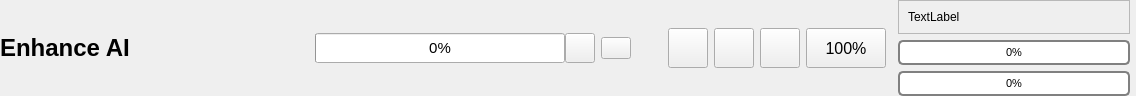
     <widget class="QFrame" name="toolbar">
      <property name="sizePolicy">
       <sizepolicy hsizetype="Expanding" vsizetype="Preferred">
        <horstretch>0</horstretch>
        <verstretch>0</verstretch>
       </sizepolicy>
      </property>
      <property name="maximumSize">
       <size>
        <width>16777215</width>
        <height>40</height>
       </size>
      </property>
      <property name="frameShape">
       <enum>QFrame::NoFrame</enum>
      </property>
      <property name="frameShadow">
       <enum>QFrame::Plain</enum>
      </property>
      <property name="lineWidth">
       <number>0</number>
      </property>
      <layout class="QGridLayout" name="gridLayout">
       <property name="leftMargin">
        <number>0</number>
       </property>
       <property name="topMargin">
        <number>0</number>
       </property>
       <property name="rightMargin">
        <number>6</number>
       </property>
       <property name="bottomMargin">
        <number>0</number>
       </property>
       <property name="horizontalSpacing">
        <number>0</number>
       </property>
       <item row="0" column="1" alignment="Qt::AlignRight">
        <widget class="QFrame" name="frame_3">
         <property name="sizePolicy">
          <sizepolicy hsizetype="Expanding" vsizetype="Preferred">
           <horstretch>0</horstretch>
           <verstretch>0</verstretch>
          </sizepolicy>
         </property>
         <property name="frameShape">
          <enum>QFrame::NoFrame</enum>
         </property>
         <property name="frameShadow">
          <enum>QFrame::Raised</enum>
         </property>
         <layout class="QHBoxLayout" name="horizontalLayout_10">
          <property name="leftMargin">
           <number>0</number>
          </property>
          <property name="topMargin">
           <number>0</number>
          </property>
          <property name="rightMargin">
           <number>0</number>
          </property>
          <property name="bottomMargin">
           <number>0</number>
          </property>
          <item>
           <widget class="QFrame" name="frame_progressBar">
            <property name="sizePolicy">
             <sizepolicy hsizetype="Expanding" vsizetype="Preferred">
              <horstretch>0</horstretch>
              <verstretch>0</verstretch>
             </sizepolicy>
            </property>
            <property name="minimumSize">
             <size>
              <width>0</width>
              <height>16</height>
             </size>
            </property>
            <property name="frameShape">
             <enum>QFrame::NoFrame</enum>
            </property>
            <property name="frameShadow">
             <enum>QFrame::Raised</enum>
            </property>
            <layout class="QHBoxLayout" name="horizontalLayout_11">
             <property name="spacing">
              <number>6</number>
             </property>
             <property name="leftMargin">
              <number>0</number>
             </property>
             <property name="topMargin">
              <number>0</number>
             </property>
             <property name="rightMargin">
              <number>0</number>
             </property>
             <property name="bottomMargin">
              <number>0</number>
             </property>
             <item>
              <widget class="QLabel" name="label_progressBar">
               <property name="font">
                <font>
                 <pointsize>12</pointsize>
                </font>
               </property>
               <property name="text">
                <string/>
               </property>
              </widget>
             </item>
             <item>
              <widget class="QFrame" name="frame_9">
               <property name="minimumSize">
                <size>
                 <width>280</width>
                 <height>0</height>
                </size>
               </property>
               <property name="maximumSize">
                <size>
                 <width>280</width>
                 <height>16777215</height>
                </size>
               </property>
               <property name="frameShape">
                <enum>QFrame::NoFrame</enum>
               </property>
               <property name="frameShadow">
                <enum>QFrame::Raised</enum>
               </property>
               <layout class="QHBoxLayout" name="horizontalLayout_17">
                <property name="spacing">
                 <number>0</number>
                </property>
                <property name="leftMargin">
                 <number>0</number>
                </property>
                <property name="topMargin">
                 <number>0</number>
                </property>
                <property name="rightMargin">
                 <number>0</number>
                </property>
                <property name="bottomMargin">
                 <number>0</number>
                </property>
                <item>
                 <widget class="QProgressBar" name="progressBar">
                  <property name="minimumSize">
                   <size>
                    <width>250</width>
                    <height>30</height>
                   </size>
                  </property>
                  <property name="maximumSize">
                   <size>
                    <width>250</width>
                    <height>16777215</height>
                   </size>
                  </property>
                  <property name="font">
                   <font>
                    <pointsize>11</pointsize>
                   </font>
                  </property>
                  <property name="value">
                   <number>0</number>
                  </property>
                 </widget>
                </item>
                <item>
                 <widget class="QPushButton" name="pushButton_taskQueue">
                  <property name="minimumSize">
                   <size>
                    <width>30</width>
                    <height>30</height>
                   </size>
                  </property>
                  <property name="maximumSize">
                   <size>
                    <width>30</width>
                    <height>30</height>
                   </size>
                  </property>
                  <property name="text">
                   <string/>
                  </property>
                  <property name="icon">
                   <iconset resource="icons.qrc">
                    <normaloff>:/icons32/chevron-down.svg</normaloff>:/icons32/chevron-down.svg</iconset>
                  </property>
                  <property name="iconSize">
                   <size>
                    <width>32</width>
                    <height>32</height>
                   </size>
                  </property>
                 </widget>
                </item>
               </layout>
              </widget>
             </item>
             <item>
              <widget class="QPushButton" name="pushButton_cancelOp">
               <property name="minimumSize">
                <size>
                 <width>30</width>
                 <height>0</height>
                </size>
               </property>
               <property name="maximumSize">
                <size>
                 <width>30</width>
                 <height>16777215</height>
                </size>
               </property>
               <property name="font">
                <font>
                 <pointsize>9</pointsize>
                </font>
               </property>
               <property name="text">
                <string/>
               </property>
               <property name="icon">
                <iconset resource="icons.qrc">
                 <normaloff>:/icons32/x.svg</normaloff>:/icons32/x.svg</iconset>
               </property>
               <property name="iconSize">
                <size>
                 <width>24</width>
                 <height>24</height>
                </size>
               </property>
              </widget>
             </item>
            </layout>
           </widget>
          </item>
          <item>
           <widget class="QFrame" name="frame_2">
            <property name="minimumSize">
             <size>
              <width>25</width>
              <height>0</height>
             </size>
            </property>
            <property name="frameShape">
             <enum>QFrame::NoFrame</enum>
            </property>
            <property name="frameShadow">
             <enum>QFrame::Raised</enum>
            </property>
           </widget>
          </item>
          <item>
           <widget class="QPushButton" name="pushButton_single">
            <property name="minimumSize">
             <size>
              <width>40</width>
              <height>40</height>
             </size>
            </property>
            <property name="text">
             <string/>
            </property>
            <property name="icon">
             <iconset resource="icons.qrc">
              <normaloff>:/icons32/square.svg</normaloff>:/icons32/square.svg</iconset>
            </property>
            <property name="iconSize">
             <size>
              <width>24</width>
              <height>24</height>
             </size>
            </property>
           </widget>
          </item>
          <item>
           <widget class="QPushButton" name="pushButton_split">
            <property name="minimumSize">
             <size>
              <width>40</width>
              <height>40</height>
             </size>
            </property>
            <property name="text">
             <string/>
            </property>
            <property name="icon">
             <iconset resource="icons.qrc">
              <normaloff>:/icons32/columns.svg</normaloff>:/icons32/columns.svg</iconset>
            </property>
            <property name="iconSize">
             <size>
              <width>24</width>
              <height>24</height>
             </size>
            </property>
           </widget>
          </item>
          <item>
           <widget class="QPushButton" name="pushButton_quad">
            <property name="minimumSize">
             <size>
              <width>40</width>
              <height>40</height>
             </size>
            </property>
            <property name="text">
             <string/>
            </property>
            <property name="icon">
             <iconset resource="icons.qrc">
              <normaloff>:/icons32/grid.svg</normaloff>:/icons32/grid.svg</iconset>
            </property>
            <property name="iconSize">
             <size>
              <width>24</width>
              <height>24</height>
             </size>
            </property>
           </widget>
          </item>
          <item>
           <widget class="QPushButton" name="pushButton_zoom">
            <property name="minimumSize">
             <size>
              <width>0</width>
              <height>40</height>
             </size>
            </property>
            <property name="font">
             <font>
              <pointsize>12</pointsize>
             </font>
            </property>
            <property name="text">
             <string>100%</string>
            </property>
            <property name="icon">
             <iconset resource="icons.qrc">
              <normaloff>:/icons32/zoom-in.svg</normaloff>:/icons32/zoom-in.svg</iconset>
            </property>
            <property name="iconSize">
             <size>
              <width>24</width>
              <height>24</height>
             </size>
            </property>
           </widget>
          </item>
         </layout>
        </widget>
       </item>
       <item row="0" column="3">
        <widget class="QFrame" name="frame_4">
         <property name="minimumSize">
          <size>
           <width>244</width>
           <height>0</height>
          </size>
         </property>
         <property name="maximumSize">
          <size>
           <width>244</width>
           <height>16777215</height>
          </size>
         </property>
         <property name="frameShape">
          <enum>QFrame::NoFrame</enum>
         </property>
         <property name="frameShadow">
          <enum>QFrame::Plain</enum>
         </property>
         <layout class="QVBoxLayout" name="verticalLayout_14">
          <property name="spacing">
           <number>6</number>
          </property>
          <property name="leftMargin">
           <number>12</number>
          </property>
          <property name="topMargin">
           <number>0</number>
          </property>
          <property name="rightMargin">
           <number>0</number>
          </property>
          <property name="bottomMargin">
           <number>0</number>
          </property>
          <item>
           <widget class="QFrame" name="frame_gpu">
            <property name="styleSheet">
             <string notr="true"/>
            </property>
            <property name="frameShape">
             <enum>QFrame::NoFrame</enum>
            </property>
            <property name="frameShadow">
             <enum>QFrame::Raised</enum>
            </property>
            <layout class="QVBoxLayout" name="verticalLayout_15">
             <property name="leftMargin">
              <number>0</number>
             </property>
             <property name="topMargin">
              <number>0</number>
             </property>
             <property name="rightMargin">
              <number>0</number>
             </property>
             <property name="bottomMargin">
              <number>0</number>
             </property>
             <item>
              <widget class="QFrame" name="frame_gpu_label">
               <property name="minimumSize">
                <size>
                 <width>0</width>
                 <height>0</height>
                </size>
               </property>
               <property name="frameShape">
                <enum>QFrame::StyledPanel</enum>
               </property>
               <property name="frameShadow">
                <enum>QFrame::Raised</enum>
               </property>
               <layout class="QVBoxLayout" name="verticalLayout_7">
                <item>
                 <widget class="QLabel" name="label_gpu">
                  <property name="text">
                   <string>TextLabel</string>
                  </property>
                 </widget>
                </item>
               </layout>
              </widget>
             </item>
             <item>
              <widget class="QFrame" name="frame_gpu_util">
               <property name="frameShape">
                <enum>QFrame::NoFrame</enum>
               </property>
               <property name="frameShadow">
                <enum>QFrame::Raised</enum>
               </property>
               <layout class="QHBoxLayout" name="horizontalLayout_19">
                <property name="leftMargin">
                 <number>0</number>
                </property>
                <property name="topMargin">
                 <number>0</number>
                </property>
                <property name="rightMargin">
                 <number>0</number>
                </property>
                <property name="bottomMargin">
                 <number>0</number>
                </property>
                <item>
                 <widget class="QProgressBar" name="progressBar_gpu_util">
                  <property name="font">
                   <font>
                    <pointsize>8</pointsize>
                   </font>
                  </property>
                  <property name="styleSheet">
                   <string notr="true">QProgressBar {
            border: 2px solid grey;
            border-radius: 5px;
        }

        QProgressBar::chunk {
            background-color: green;
            width: 20px;
        }</string>
                  </property>
                  <property name="value">
                   <number>0</number>
                  </property>
                  <property name="alignment">
                   <set>Qt::AlignCenter</set>
                  </property>
                  <property name="textVisible">
                   <bool>true</bool>
                  </property>
                  <property name="invertedAppearance">
                   <bool>false</bool>
                  </property>
                  <property name="textDirection">
                   <enum>QProgressBar::TopToBottom</enum>
                  </property>
                 </widget>
                </item>
               </layout>
              </widget>
             </item>
             <item>
              <widget class="QFrame" name="frame_gpu_mem">
               <property name="frameShape">
                <enum>QFrame::NoFrame</enum>
               </property>
               <property name="frameShadow">
                <enum>QFrame::Raised</enum>
               </property>
               <layout class="QHBoxLayout" name="horizontalLayout_18">
                <property name="leftMargin">
                 <number>0</number>
                </property>
                <property name="topMargin">
                 <number>0</number>
                </property>
                <property name="rightMargin">
                 <number>0</number>
                </property>
                <property name="bottomMargin">
                 <number>0</number>
                </property>
                <item>
                 <widget class="QProgressBar" name="progressBar_gpu_mem">
                  <property name="font">
                   <font>
                    <pointsize>8</pointsize>
                   </font>
                  </property>
                  <property name="styleSheet">
                   <string notr="true">QProgressBar {
            border: 2px solid grey;
            border-radius: 5px;
        }

        QProgressBar::chunk {
            background-color: green;
            width: 20px;
        }</string>
                  </property>
                  <property name="value">
                   <number>0</number>
                  </property>
                  <property name="alignment">
                   <set>Qt::AlignCenter</set>
                  </property>
                  <property name="textVisible">
                   <bool>true</bool>
                  </property>
                  <property name="invertedAppearance">
                   <bool>false</bool>
                  </property>
                 </widget>
                </item>
               </layout>
              </widget>
             </item>
            </layout>
           </widget>
          </item>
         </layout>
        </widget>
       </item>
       <item row="0" column="0">
        <widget class="QFrame" name="frame">
         <property name="sizePolicy">
          <sizepolicy hsizetype="Expanding" vsizetype="Preferred">
           <horstretch>0</horstretch>
           <verstretch>0</verstretch>
          </sizepolicy>
         </property>
         <property name="minimumSize">
          <size>
           <width>300</width>
           <height>0</height>
          </size>
         </property>
         <property name="frameShape">
          <enum>QFrame::NoFrame</enum>
         </property>
         <property name="frameShadow">
          <enum>QFrame::Raised</enum>
         </property>
         <layout class="QHBoxLayout" name="horizontalLayout_9">
          <property name="leftMargin">
           <number>0</number>
          </property>
          <property name="topMargin">
           <number>0</number>
          </property>
          <property name="rightMargin">
           <number>0</number>
          </property>
          <property name="bottomMargin">
           <number>0</number>
          </property>
          <item>
           <widget class="QLabel" name="label_title">
            <property name="font">
             <font>
              <pointsize>18</pointsize>
              <bold>true</bold>
             </font>
            </property>
            <property name="text">
             <string>Enhance AI</string>
            </property>
           </widget>
          </item>
         </layout>
        </widget>
       </item>
      </layout>
     </widget>
